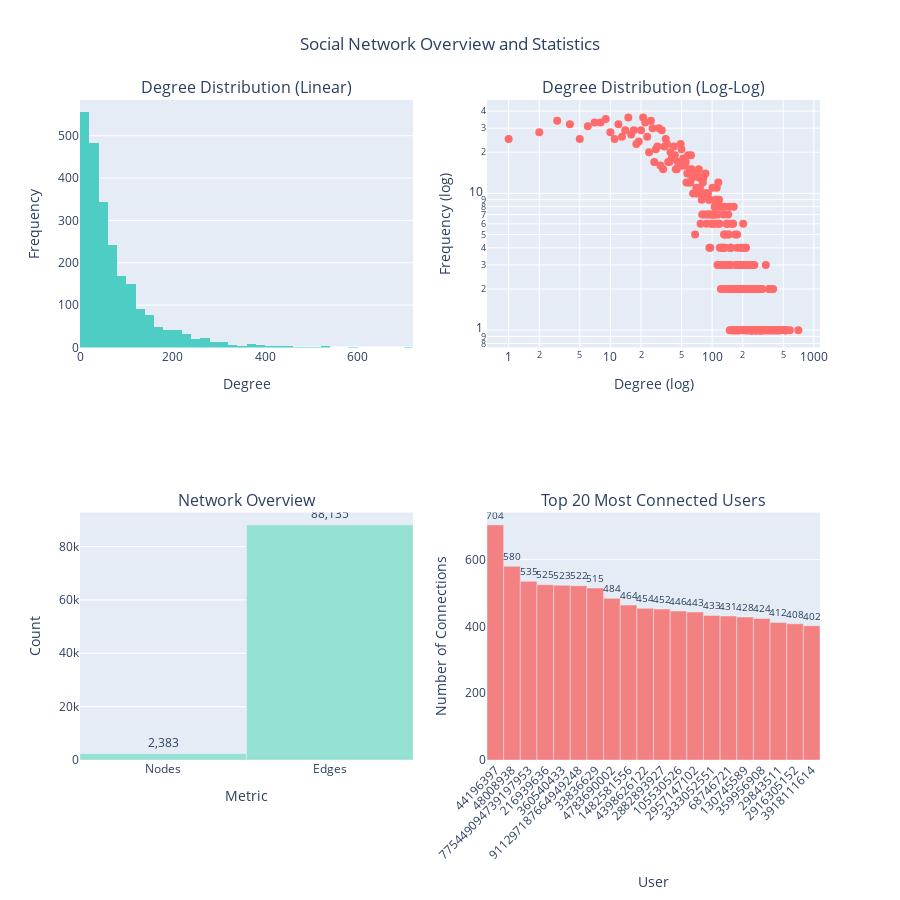

Notebook code cell kept with this figure:
### Markdown cell above
### 1.1 Network Statistics and Basic Analysis

Let's explore the basic properties of our social network to understand its structure.

### Code cell
# Compute basic network statistics
print("📊 NETWORK STATISTICS")
print("=" * 60)

# Degree distribution
degrees = [G.degree(n) for n in G.nodes()]
degree_series = pd.Series(degrees)

print(f"\n📈 Degree Distribution:")
print(f"   Mean degree: {degree_series.mean():.2f}")
print(f"   Median degree: {degree_series.median():.2f}")
print(f"   Max degree: {degree_series.max()}")
print(f"   Min degree: {degree_series.min()}")
print(f"   Std deviation: {degree_series.std():.2f}")

# Network metrics
print(f"\n🌐 Network Topology:")
print(f"   Average clustering coefficient: {nx.average_clustering(G):.4f}")
print(f"   Transitivity: {nx.transitivity(G):.4f}")
#print(f"   Diameter: {nx.diameter(G)}")
print(f"   Average path length: {nx.average_shortest_path_length(G):.4f}")

# Power-law check (real social networks often follow power-law)
print(f"\n📉 Network Properties:")
print(f"   Is scale-free (power-law): Checking degree distribution...")
# Check if degree distribution follows power-law (many low-degree, few high-degree)
high_degree_nodes = sum(1 for d in degrees if d > degree_series.quantile(0.9))
print(f"   High-degree nodes (>90th percentile): {high_degree_nodes} ({100*high_degree_nodes/len(degrees):.2f}%)")

# Visualize degree distribution
fig = make_subplots(
    rows=2, cols=2,
    subplot_titles=('Degree Distribution (Linear)', 'Degree Distribution (Log-Log)',
                   'Network Overview', 'Top 20 Most Connected Users'),
    specs=[[{"type": "histogram"}, {"type": "scatter"}],
           [{"type": "bar"}, {"type": "bar"}]]
)

# Linear degree distribution
fig.add_trace(
    go.Histogram(x=degrees, nbinsx=50, name='Degree Distribution',
                marker_color='#4ECDC4'),
    row=1, col=1
)

# Log-log degree distribution (to check power-law)
degree_counts = pd.Series(degrees).value_counts().sort_index()
fig.add_trace(
    go.Scatter(x=degree_counts.index, y=degree_counts.values,
              mode='markers', name='Degree Distribution (Log-Log)',
              marker=dict(size=8, color='#FF6B6B')),
    row=1, col=2
)

# Network overview stats
stats = {
    'Nodes': G.number_of_nodes(),
    'Edges': G.number_of_edges(),
    'Avg Degree': f"{degree_series.mean():.1f}",
    'Density': f"{nx.density(G):.6f}"
}
# For bar chart, we'll show normalized values
fig.add_trace(
    go.Bar(x=list(stats.keys())[:2], y=[G.number_of_nodes(), G.number_of_edges()],
           name='Count', marker_color='#95E1D3', text=[f"{v:,}" for v in [G.number_of_nodes(), G.number_of_edges()]],
           textposition='outside'),
    row=2, col=1
)

# Top 20 most connected users
top_degrees = sorted([(n, G.degree(n)) for n in G.nodes()], key=lambda x: x[1], reverse=True)[:20]
top_nodes = [n for n, d in top_degrees]
top_degree_values = [d for n, d in top_degrees]

fig.add_trace(
    go.Bar(x=top_nodes, y=top_degree_values, name='Top Users by Degree',
           marker_color='#F38181', text=top_degree_values, textposition='outside'),
    row=2, col=2
)

# Update axes
fig.update_xaxes(title_text="Degree", row=1, col=1)
fig.update_yaxes(title_text="Frequency", row=1, col=1)
fig.update_xaxes(title_text="Degree (log)", type="log", row=1, col=2)
fig.update_yaxes(title_text="Frequency (log)", type="log", row=1, col=2)
fig.update_xaxes(title_text="Metric", row=2, col=1)
fig.update_yaxes(title_text="Count", row=2, col=1)
fig.update_xaxes(title_text="User", tickangle=-45, row=2, col=2)
fig.update_yaxes(title_text="Number of Connections", row=2, col=2)

fig.update_layout(
    height=900,
    showlegend=False,
    title_text="Social Network Overview and Statistics",
    title_x=0.5
)

fig.show()

print(f"\n✅ Network analysis complete!")

### Figure 1 — Plotly figure (JSON) as saved in the notebook; plotly's stock layout.template omitted (floating-point values rounded to 4 significant figures; data arrays with more than 128 entries replaced by an {"elided": "..."} marker saying what was removed)
{"data": [{"marker": {"color": "#4ECDC4"}, "name": "Degree Distribution", "nbinsx": 50, "type": "histogram", "x": {"elided": "2383 int values"}, "xaxis": "x", "yaxis": "y"}, {"marker": {"color": "#FF6B6B", "size": 8}, "mode": "markers", "name": "Degree Distribution (Log-Log)", "type": "scatter", "x": {"elided": "320 int values"}, "xaxis": "x2", "y": {"elided": "320 int values"}, "yaxis": "y2"}, {"marker": {"color": "#95E1D3"}, "name": "Count", "text": ["2,383", "88,135"], "textposition": "outside", "type": "bar", "x": ["Nodes", "Edges"], "xaxis": "x3", "y": [2383, 88135], "yaxis": "y3"}, {"marker": {"color": "#F38181"}, "name": "Top Users by Degree", "text": ["704", "580", "535", "525", "523", "522", "515", "484", "464", "454", "452", "446", "443", "433", "431", "428", "424", "412", "408", "402"], "textposition": "outside", "type": "bar", "x": ["44196397", "48008938", "775449094739197953", "216939636", "360540433", "911297187664949248", "33836629", "4783690002", "1482581556", "4398626122", "2882893927", "105530526", "2957147102", "3333052551", "68746721", "130745589", "359956908", "29843511", "2916305152", "3918111614"], "xaxis": "x4", "y": [704, 580, 535, 525, 523, 522, 515, 484, 464, 454, 452, 446, 443, 433, 431, 428, 424, 412, 408, 402], "yaxis": "y4"}], "layout": {"annotations": [{"font": {"size": 16}, "showarrow": false, "text": "Degree Distribution (Linear)", "x": 0.225, "xanchor": "center", "xref": "paper", "y": 1, "yanchor": "bottom", "yref": "paper"}, {"font": {"size": 16}, "showarrow": false, "text": "Degree Distribution (Log-Log)", "x": 0.775, "xanchor": "center", "xref": "paper", "y": 1, "yanchor": "bottom", "yref": "paper"}, {"font": {"size": 16}, "showarrow": false, "text": "Network Overview", "x": 0.225, "xanchor": "center", "xref": "paper", "y": 0.375, "yanchor": "bottom", "yref": "paper"}, {"font": {"size": 16}, "showarrow": false, "text": "Top 20 Most Connected Users", "x": 0.775, "xanchor": "center", "xref": "paper", "y": 0.375, "yanchor": "bottom", "yref": "paper"}], "height": 900, "showlegend": false, "title": {"text": "Social Network Overview and Statistics", "x": 0.5}, "xaxis": {"anchor": "y", "domain": [0, 0.45], "title": {"text": "Degree"}}, "xaxis2": {"anchor": "y2", "domain": [0.55, 1], "title": {"text": "Degree (log)"}, "type": "log"}, "xaxis3": {"anchor": "y3", "domain": [0, 0.45], "title": {"text": "Metric"}}, "xaxis4": {"anchor": "y4", "domain": [0.55, 1], "tickangle": -45, "title": {"text": "User"}}, "yaxis": {"anchor": "x", "domain": [0.625, 1], "title": {"text": "Frequency"}}, "yaxis2": {"anchor": "x2", "domain": [0.625, 1], "title": {"text": "Frequency (log)"}, "type": "log"}, "yaxis3": {"anchor": "x3", "domain": [0, 0.375], "title": {"text": "Count"}}, "yaxis4": {"anchor": "x4", "domain": [0, 0.375], "title": {"text": "Number of Connections"}}}}
